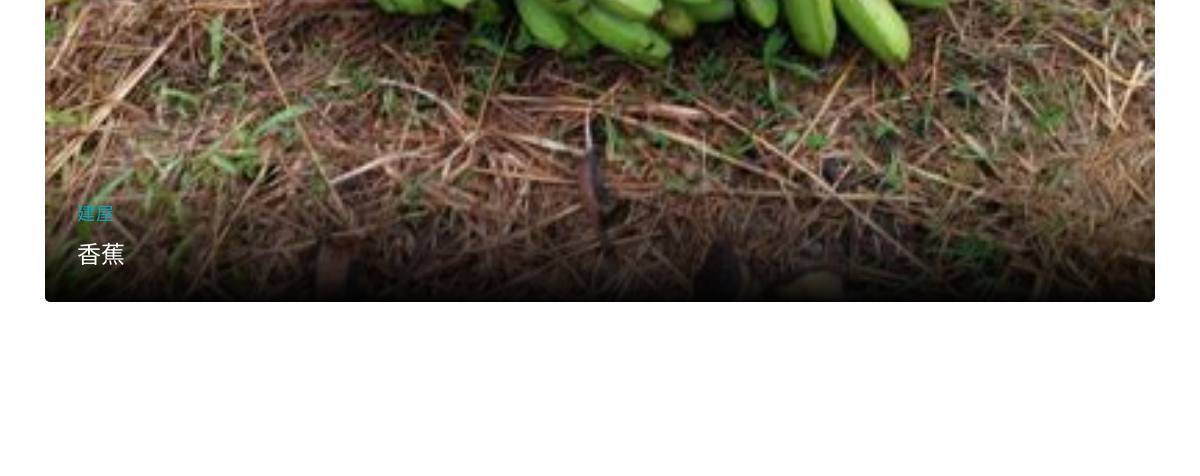
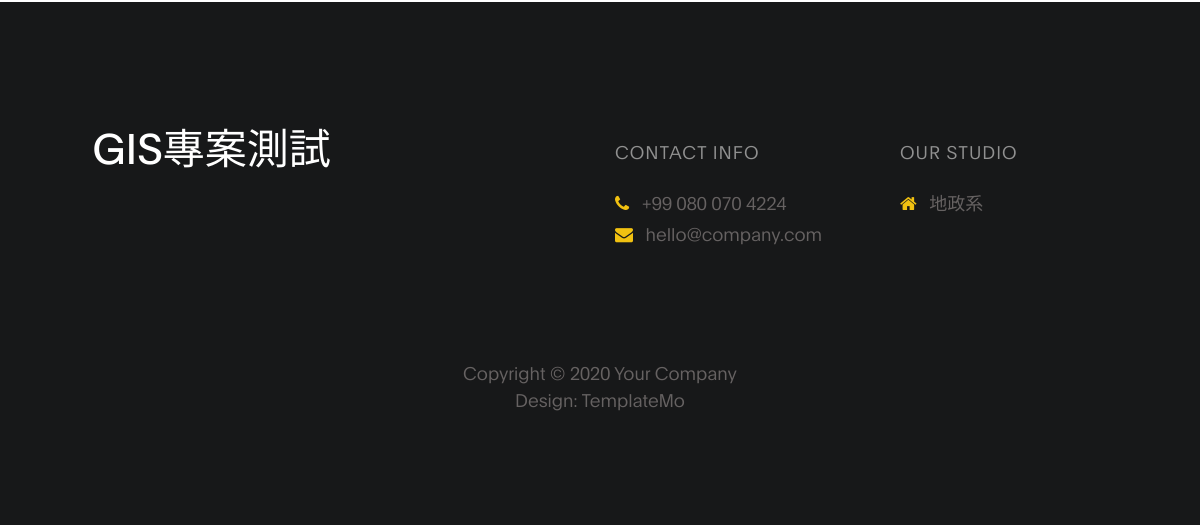
Page /user_blog/ (signed in, lower part) on the earlier database version (2 pictures, top to bottom).
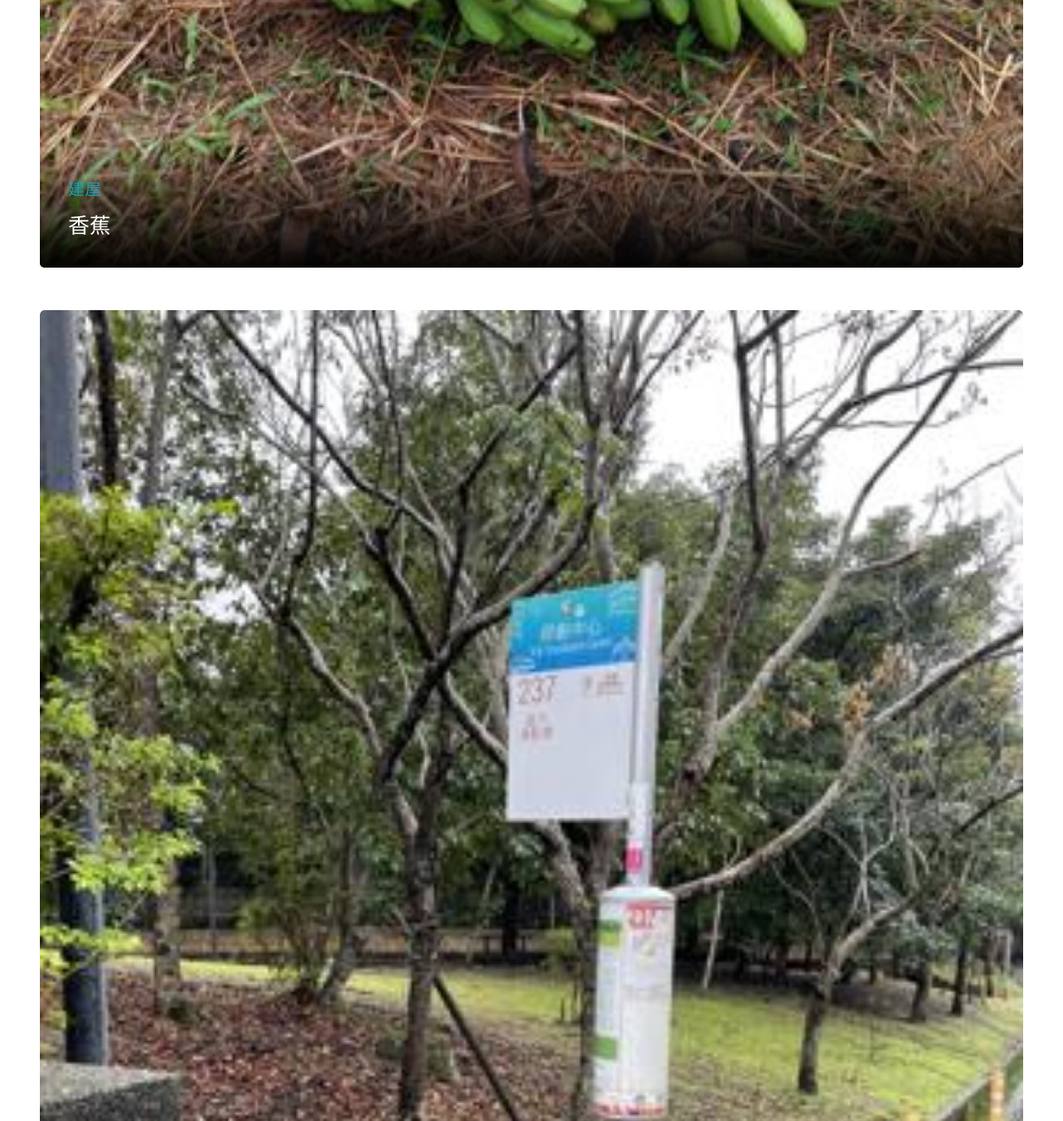
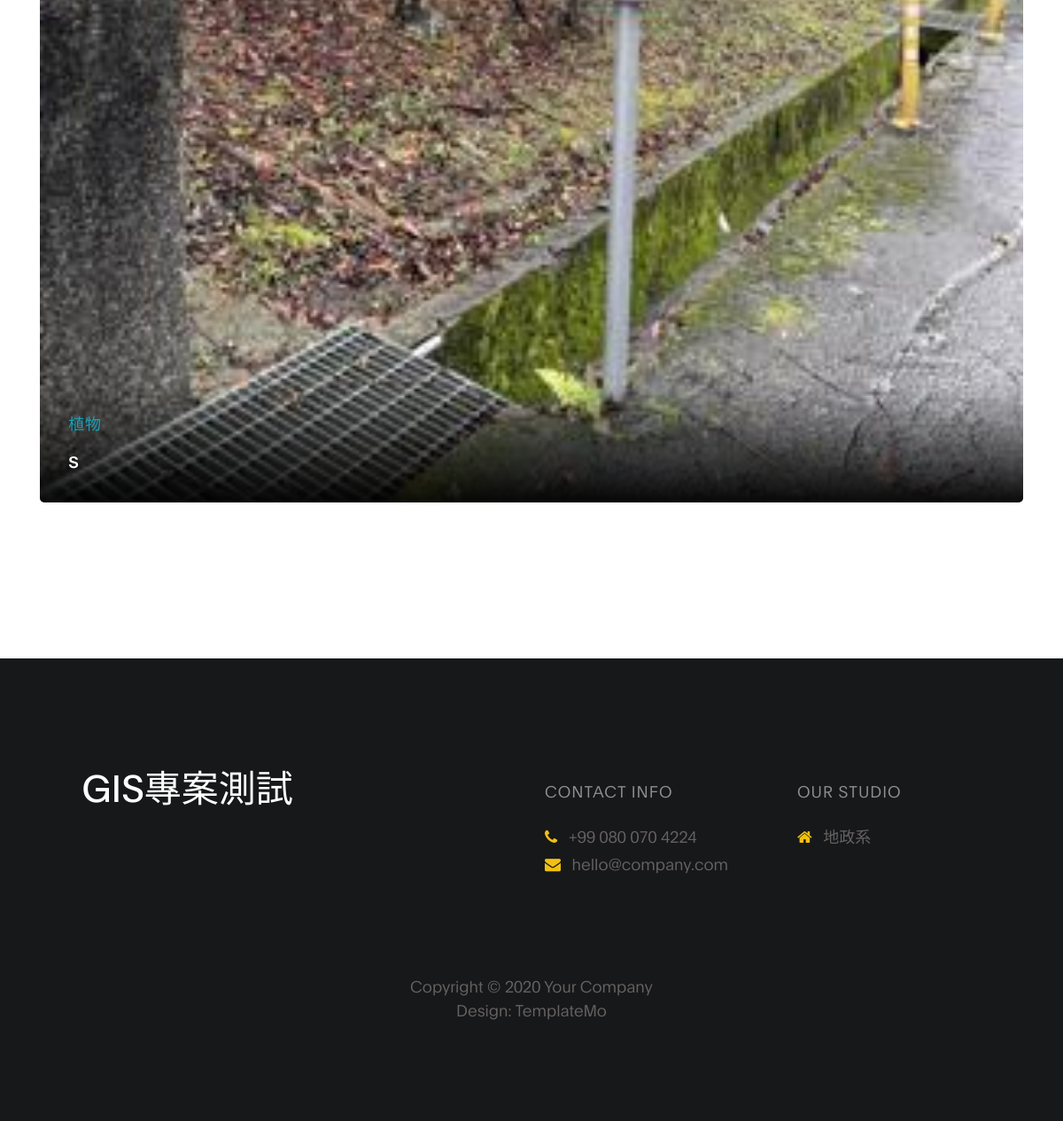
Same page on the later database version (2 pictures, top to bottom).
### nccu_gis_app/models.py (models this page shows, shortened)
class imgData(models.Model):
    title = models.CharField(max_length=60, null=False, default = "")
    content = models.TextField(null=False, default = "")
    type = models.CharField(max_length=20, null=False, default = "")
    purl = models.CharField(max_length=100, null=False, default = "")
    create_at =  models.DateTimeField(auto_now_add=True)
    lon = models.CharField(max_length=20, null=False, default = "")
    lat = models.CharField(max_length=20, null=False, default = "")
    username = models.CharField(max_length=150 , null=False, default = "")

### nccu_gis_app/views.py (the view)
# urls.py: url(r'^user_blog/$',user_blog),
def user_blog(request):
	user_name = request.user.username
	all = imgData.objects.filter(username = "{}".format(user_name))
	return render(request, "user_blog.html", locals())

### templates/user_blog.html (shortened to what this page needs)
<!DOCTYPE html>
<html lang="en">
<head>
     {% load static %}
     <link rel="stylesheet" href="{% static 'css/bootstrap.min.css' %}">
     <link rel="stylesheet" href="{% static 'css/font-awesome.min.css' %}">
     <link rel="stylesheet" href="{% static 'css/aos.css' %}">
     <link rel="stylesheet" href="{% static 'css/owl.carousel.min.css' %}">
     <link rel="stylesheet" href="{% static 'css/owl.theme.default.min.css' %}">
     <link rel="stylesheet" href="{% static 'css/templatemo-digital-trend.css' %}">
</head>
<body>
     <section class="blog section-padding">
          <div class="container">
              {% for item in all %}
               <div class="row">
                    <div class="container-fluid tm-container-content tm-mt-60 mb-5">
                      <div class="blog-header" data-aos="fade-up" data-aos-delay="100">
                        <img src='/media/reImg/re_{{ item.purl }}' class="img-fluid" alt="blog header">
                        <div class="blog-header-info">
                          <h4 class="blog-category text-info">{{item.type}}</h4>
                        <h3><a href="/modify/{{ item.id }}">{{item.title}}</a></h3>
                        </div>
                      </div>
                    </div>
               </div>
               {% endfor %}
          </div>
     </section>
    <footer class="site-footer">
      <div class="container">
        <div class="row">
          <div class="col-lg-5 mx-lg-auto col-md-8 col-10">
            <h1 class="text-white" data-aos="fade-up" data-aos-delay="100">GIS專案測試 </h1>
          </div>
          <div class="col-lg-3 col-md-6 col-12" data-aos="fade-up" data-aos-delay="200">
            <h4 class="my-4">Contact Info</h4>
            <p class="mb-1">
              <i class="fa fa-phone mr-2 footer-icon"></i>
              +99 080 070 4224
            </p>
            <p>
              <a href="#">
                <i class="fa fa-envelope mr-2 footer-icon"></i>
                hello@company.com
              </a>
            </p>
          </div>
          <div class="col-lg-3 col-md-6 col-12" data-aos="fade-up" data-aos-delay="300">
            <h4 class="my-4">Our Studio</h4>
            <p class="mb-1">
              <i class="fa fa-home mr-2 footer-icon"></i>
              地政系
            </p>
          </div>
          <div class="col-lg-4 mx-lg-auto text-center col-md-8 col-12" data-aos="fade-up" data-aos-delay="400">
            <p class="copyright-text">Copyright &copy; 2020 Your Company
            <br>
            <a rel="nofollow noopener" href="https://templatemo.com">Design: TemplateMo</a></p>
          </div>
        </div>
      </div>
    </footer>
</body>
</html>

### static/css/templatemo-digital-trend.css (style rules this page uses)
:root { --primary-color: #057a8d; --secondary-color: #f1c111; --white-color: #ffffff; --dark-color: #171819; --project-bg: #f0f8ff; --menu-bg: #0c8195; --title-color: #15141a; --gray-color: #909090; --link-color: #404040; --p-color: #666262; --base-font-family: 'Plain-Light', sans-serif; --title-font-family: 'Plain-Regular', sans-serif; --font-bold-family: 'Plain-Bold', sans-serif; --font-weight-bold: bold; --h1-font-size: 42px; --h2-font-size: 32px; --h3-font-size: 24px; --p-font-size: 18px; --base-font-size: 16px; --menu-font-size: 14px; --border-radius-large: 100px; --border-radius-small: 5px; }
body { background: var(--white-color); font-family: var(--base-font-family); }
h1,h2,h3,h4,h5,h6 { font-family: var(--title-font-family); line-height: inherit; }
h1 { color: var(--title-color); font-size: var(--h1-font-size); }
h3 { font-size: var(--h3-font-size); font-weight: 100; margin-bottom: 0; }
h4 { color: var(--gray-color); font-family: var(--base-font-family); font-size: var(--p-font-size); letter-spacing: 1px; text-transform: uppercase; }
p { color: var(--p-color); font-size: var(--p-font-size); line-height: 1.5em; }
* { -webkit-box-sizing: border-box; -moz-box-sizing: border-box; box-sizing: border-box; }
*::before, *::after { -webkit-box-sizing: border-box; -moz-box-sizing: border-box; box-sizing: border-box; }
a { color: var(--link-color); font-weight: normal; text-decoration: none; }
.section-padding { padding: 8em 0; }
.blog-header { border-radius: var(--border-radius-small); position: relative; overflow: hidden; }
.blog-header img { border-radius: var(--border-radius-small); display: block; }
.blog-header-info { background: linear-gradient(transparent,rgba(0,0,0,0.95)); position: absolute; right: 0; left: 0; bottom: 0; padding: 2em; }
.blog-header-info h3 { max-width: 80%; }
.blog-header-info a { color: var(--white-color); }
.site-footer { background: var(--dark-color); padding: 7em 0 6em 0; }
.site-footer a { color: var(--p-color); }
.site-footer a:hover, .footer-icon { color: var(--secondary-color); }
.copyright-text, .footer-link, .site-footer .social-icon { margin-top: 6em; }
.copyright-text { margin-top: 5.3em; }
img { height: 650px; width: 100%; object-fit: cover; }

Differences in the rows shown:
added imgData: purl (picture), type "植物", title "s"
